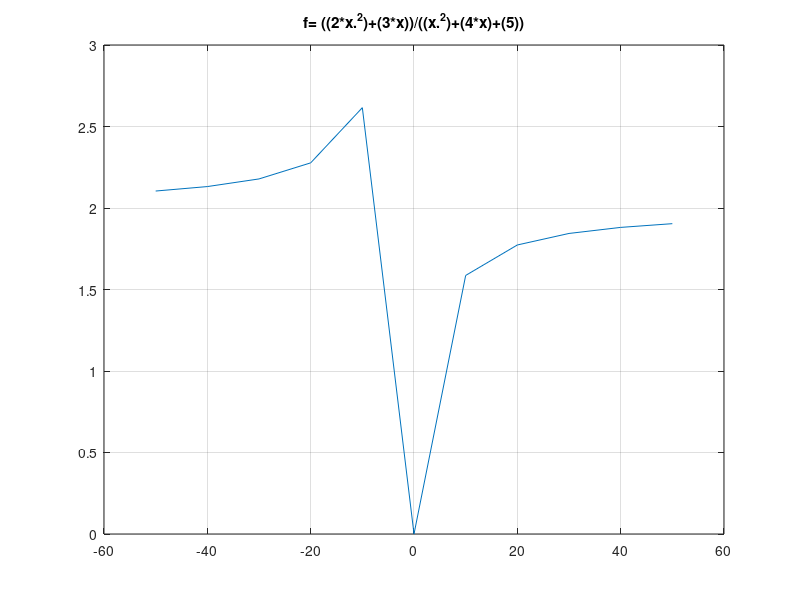

MATLAB code to generate this figure:
% Octave Script
% Title       :Funciones reales
% Description :Script que grafique funciones reales
% Author      :Astrit Lariza Garcia Castillo (LarizaG)
% Date        : 28102021
% Version     :1
% Usage       :octave> /path/funcionnumero7
% Notes       :Requiere octave para usar su linea de comandos

clear
% Funcion real numero 7
% Rango de la funcion
x=-50:10:50;
% Regla de correspondencia(funcion)
fx= ((2*x.^2)+(3*x))./((x.^2)+(4*x)+(5))
% Funcion a plotear
plot(x, fx)
grid on;
title(["f= ((2*x.^2)+(3*x))/((x.^2)+(4*x)+(5))"])